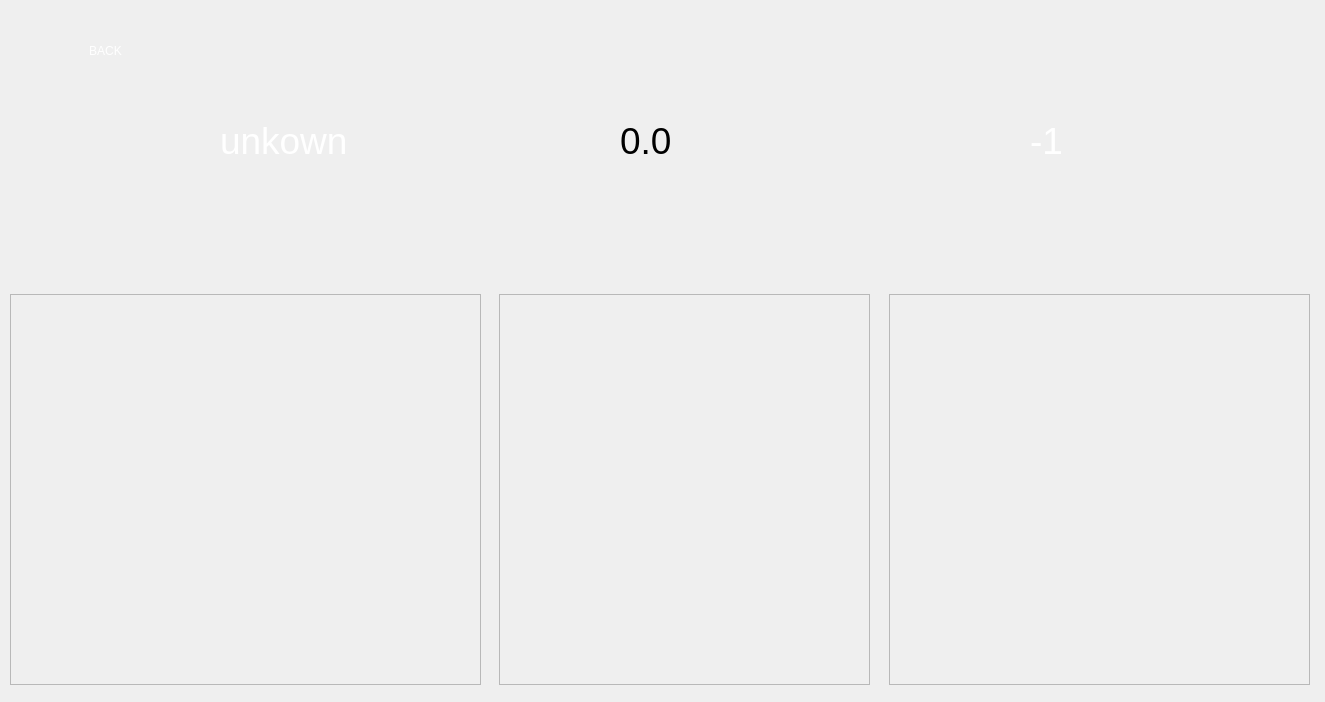
<?xml version="1.0" encoding="UTF-8"?>
<ui version="4.0">
 <class>generateReport</class>
 <widget class="QDialog" name="generateReport">
  <property name="geometry">
   <rect>
    <x>0</x>
    <y>0</y>
    <width>1325</width>
    <height>702</height>
   </rect>
  </property>
  <property name="windowTitle">
   <string>Dialog</string>
  </property>
  <property name="styleSheet">
   <string notr="true">background-image: url(:/imgs/images/10.jpg);</string>
  </property>
  <widget class="QLabel" name="label">
   <property name="geometry">
    <rect>
     <x>220</x>
     <y>120</y>
     <width>171</width>
     <height>41</height>
    </rect>
   </property>
   <property name="font">
    <font>
     <pointsize>28</pointsize>
    </font>
   </property>
   <property name="styleSheet">
    <string notr="true">color:white;
background-image: url(:/imgs/images/blue.jpg);</string>
   </property>
   <property name="text">
    <string>unkown</string>
   </property>
  </widget>
  <widget class="QLabel" name="label_2">
   <property name="geometry">
    <rect>
     <x>620</x>
     <y>120</y>
     <width>171</width>
     <height>41</height>
    </rect>
   </property>
   <property name="font">
    <font>
     <pointsize>28</pointsize>
    </font>
   </property>
   <property name="styleSheet">
    <string notr="true">color:black;
background-image: url(:/imgs/images/white.jpg);
</string>
   </property>
   <property name="text">
    <string>0.0</string>
   </property>
  </widget>
  <widget class="QLabel" name="label_3">
   <property name="geometry">
    <rect>
     <x>1030</x>
     <y>120</y>
     <width>171</width>
     <height>41</height>
    </rect>
   </property>
   <property name="font">
    <font>
     <pointsize>28</pointsize>
    </font>
   </property>
   <property name="styleSheet">
    <string notr="true">color:white;
background-image: url(:/imgs/images/blue.jpg);</string>
   </property>
   <property name="text">
    <string>-1</string>
   </property>
  </widget>
  <widget class="QScrollArea" name="scrollArea">
   <property name="geometry">
    <rect>
     <x>10</x>
     <y>294</y>
     <width>471</width>
     <height>391</height>
    </rect>
   </property>
   <property name="styleSheet">
    <string notr="true">background-image: url(:/imgs/images/white.jpg);</string>
   </property>
   <property name="widgetResizable">
    <bool>true</bool>
   </property>
   <widget class="QWidget" name="scrollAreaWidgetContents">
    <property name="geometry">
     <rect>
      <x>0</x>
      <y>0</y>
      <width>469</width>
      <height>389</height>
     </rect>
    </property>
    <widget class="QWidget" name="widgetCourseName" native="true">
     <property name="geometry">
      <rect>
       <x>0</x>
       <y>0</y>
       <width>471</width>
       <height>391</height>
      </rect>
     </property>
     <property name="styleSheet">
      <string notr="true">color:black;
background-image: url(:/imgs/images/white.jpg);
font-size:20px;
</string>
     </property>
    </widget>
   </widget>
  </widget>
  <widget class="QScrollArea" name="scrollArea_Id">
   <property name="geometry">
    <rect>
     <x>499</x>
     <y>294</y>
     <width>371</width>
     <height>391</height>
    </rect>
   </property>
   <property name="styleSheet">
    <string notr="true">background-image: url(:/imgs/images/white.jpg);</string>
   </property>
   <property name="widgetResizable">
    <bool>true</bool>
   </property>
   <widget class="QWidget" name="scrollAreaWidgetContents_2">
    <property name="geometry">
     <rect>
      <x>0</x>
      <y>0</y>
      <width>369</width>
      <height>389</height>
     </rect>
    </property>
    <widget class="QWidget" name="widgetGrades" native="true">
     <property name="geometry">
      <rect>
       <x>-1</x>
       <y>-1</y>
       <width>371</width>
       <height>391</height>
      </rect>
     </property>
     <property name="styleSheet">
      <string notr="true">color:black;
background-image: url(:/imgs/images/white.jpg);
font-size:20px;
</string>
     </property>
    </widget>
   </widget>
  </widget>
  <widget class="QScrollArea" name="scrollArea_2">
   <property name="geometry">
    <rect>
     <x>889</x>
     <y>294</y>
     <width>421</width>
     <height>391</height>
    </rect>
   </property>
   <property name="styleSheet">
    <string notr="true">background-image: url(:/imgs/images/white.jpg);</string>
   </property>
   <property name="widgetResizable">
    <bool>true</bool>
   </property>
   <widget class="QWidget" name="scrollAreaWidgetContents_3">
    <property name="geometry">
     <rect>
      <x>0</x>
      <y>0</y>
      <width>419</width>
      <height>389</height>
     </rect>
    </property>
    <widget class="QWidget" name="widgetSemster" native="true">
     <property name="geometry">
      <rect>
       <x>0</x>
       <y>-1</y>
       <width>421</width>
       <height>391</height>
      </rect>
     </property>
     <property name="styleSheet">
      <string notr="true">color:black;
background-image: url(:/imgs/images/white.jpg);
font-size:20px;
</string>
     </property>
    </widget>
   </widget>
  </widget>
  <widget class="QPushButton" name="pushButton">
   <property name="geometry">
    <rect>
     <x>30</x>
     <y>20</y>
     <width>151</width>
     <height>61</height>
    </rect>
   </property>
   <property name="styleSheet">
    <string notr="true">BORDER-RADIUS:25%;
background-image: url(:/imgs/images/blue.jpg);
font: 20pt &quot;Segoe UI&quot;;
color:white;</string>
   </property>
   <property name="text">
    <string>BACK</string>
   </property>
  </widget>
 </widget>
 <resources/>
 <connections/>
</ui>
